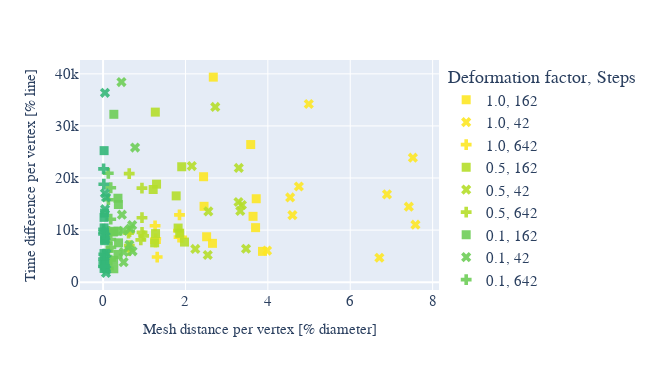

Write notebook code for a chart like this one.
### Code cell
diff_scatter_grouped(colored_by="noise_factor", marked_by="n_vertices")

### Figure 1 — Plotly figure (JSON) as saved in the notebook; plotly's stock layout.template omitted (floating-point values rounded to 4 significant figures)
{"data": [{"hovertemplate": "color=1.0<br>symbol=162<br>x=%{x}<br>y=%{y}<extra></extra>", "legendgroup": "1.0, 162", "marker": {"color": "#fde725", "opacity": 0.9, "size": 9, "symbol": "square"}, "mode": "markers", "name": "1.0, 162", "orientation": "v", "showlegend": true, "type": "scatter", "x": [2.676, 3.583, 2.44, 3.718, 2.451, 3.702, 2.514, 3.64, 2.656, 3.87], "xaxis": "x", "y": [39370.0, 26430.0, 20250.0, 16020.0, 14570.0, 10470.0, 8721.0, 12640.0, 7456.0, 5918.0], "yaxis": "y"}, {"hovertemplate": "color=1.0<br>symbol=42<br>x=%{x}<br>y=%{y}<extra></extra>", "legendgroup": "1.0, 42", "marker": {"color": "#fde725", "opacity": 0.9, "size": 9, "symbol": "x"}, "mode": "markers", "name": "1.0, 42", "orientation": "v", "showlegend": true, "type": "scatter", "x": [4.993, 7.52, 4.753, 6.892, 4.541, 7.422, 4.596, 7.582, 3.98, 6.707], "xaxis": "x", "y": [34210.0, 23900.0, 18370.0, 16860.0, 16270.0, 14490.0, 12870.0, 11030.0, 6060.0, 4690.0], "yaxis": "y"}, {"hovertemplate": "color=1.0<br>symbol=642<br>x=%{x}<br>y=%{y}<extra></extra>", "legendgroup": "1.0, 642", "marker": {"color": "#fde725", "opacity": 0.9, "size": 9, "symbol": "cross"}, "mode": "markers", "name": "1.0, 642", "orientation": "v", "showlegend": true, "type": "scatter", "x": [1.263, 1.855, 1.278, 1.844, 1.272, 1.828, 1.314, 1.908], "xaxis": "x", "y": [10820.0, 12920.0, 8331.0, 8656.0, 7698.0, 9894.0, 4830.0, 8626.0], "yaxis": "y"}, {"hovertemplate": "color=0.5<br>symbol=162<br>x=%{x}<br>y=%{y}<extra></extra>", "legendgroup": "0.5, 162", "marker": {"color": "#b5de2b", "opacity": 0.9, "size": 9, "symbol": "square"}, "mode": "markers", "name": "0.5, 162", "orientation": "v", "showlegend": true, "type": "scatter", "x": [1.268, 1.909, 1.298, 1.775, 1.216, 1.86, 1.274, 1.822, 1.252, 1.977], "xaxis": "x", "y": [32650.0, 22160.0, 18820.0, 16570.0, 17800.0, 9389.0, 9328.0, 10390.0, 7558.0, 7703.0], "yaxis": "y"}, {"hovertemplate": "color=0.5<br>symbol=42<br>x=%{x}<br>y=%{y}<extra></extra>", "legendgroup": "0.5, 42", "marker": {"color": "#b5de2b", "opacity": 0.9, "size": 9, "symbol": "x"}, "mode": "markers", "name": "0.5, 42", "orientation": "v", "showlegend": true, "type": "scatter", "x": [2.723, 3.294, 2.155, 3.37, 2.556, 3.33, 2.239, 3.47, 2.541, 3.288], "xaxis": "x", "y": [33640.0, 21930.0, 22300.0, 14820.0, 13590.0, 13670.0, 6383.0, 6419.0, 5222.0, 15400.0], "yaxis": "y"}, {"hovertemplate": "color=0.5<br>symbol=642<br>x=%{x}<br>y=%{y}<extra></extra>", "legendgroup": "0.5, 642", "marker": {"color": "#b5de2b", "opacity": 0.9, "size": 9, "symbol": "cross"}, "mode": "markers", "name": "0.5, 642", "orientation": "v", "showlegend": true, "type": "scatter", "x": [0.6347, 0.9438, 0.6439, 0.9462, 0.6179, 0.9447, 0.6371, 0.9166, 0.6357, 0.9833], "xaxis": "x", "y": [20840.0, 18060.0, 9692.0, 9560.0, 9424.0, 12380.0, 7035.0, 8123.0, 6079.0, 8883.0], "yaxis": "y"}, {"hovertemplate": "color=0.1<br>symbol=162<br>x=%{x}<br>y=%{y}<extra></extra>", "legendgroup": "0.1, 162", "marker": {"color": "#6ece58", "opacity": 0.9, "size": 9, "symbol": "square"}, "mode": "markers", "name": "0.1, 162", "orientation": "v", "showlegend": true, "type": "scatter", "x": [0.2616, 0.3617, 0.2493, 0.3717, 0.2603, 0.3614, 0.2619, 0.3756, 0.2559, 0.3628], "xaxis": "x", "y": [32230.0, 16120.0, 9631.0, 14910.0, 2576.0, 9794.0, 9767.0, 7556.0, 4212.0, 5325.0], "yaxis": "y"}, {"hovertemplate": "color=0.1<br>symbol=42<br>x=%{x}<br>y=%{y}<extra></extra>", "legendgroup": "0.1, 42", "marker": {"color": "#6ece58", "opacity": 0.9, "size": 9, "symbol": "x"}, "mode": "markers", "name": "0.1, 42", "orientation": "v", "showlegend": true, "type": "scatter", "x": [0.4464, 0.7771, 0.4579, 0.6606, 0.4838, 0.7068, 0.5029, 0.6388, 0.4987, 0.7157], "xaxis": "x", "y": [38430.0, 25840.0, 12960.0, 10270.0, 9862.0, 10950.0, 5790.0, 7180.0, 3851.0, 5930.0], "yaxis": "y"}, {"hovertemplate": "color=0.1<br>symbol=642<br>x=%{x}<br>y=%{y}<extra></extra>", "legendgroup": "0.1, 642", "marker": {"color": "#6ece58", "opacity": 0.9, "size": 9, "symbol": "cross"}, "mode": "markers", "name": "0.1, 642", "orientation": "v", "showlegend": true, "type": "scatter", "x": [0.1268, 0.186, 0.1291, 0.1869, 0.131, 0.1862, 0.1293, 0.1899, 0.1272, 0.184], "xaxis": "x", "y": [20910.0, 18130.0, 15840.0, 8182.0, 9767.0, 12090.0, 5993.0, 6686.0, 2655.0, 4249.0], "yaxis": "y"}, {"hovertemplate": "color=0.01<br>symbol=162<br>x=%{x}<br>y=%{y}<extra></extra>", "legendgroup": "0.01, 162", "marker": {"color": "#35b779", "opacity": 0.9, "size": 9, "symbol": "square"}, "mode": "markers", "name": "0.01, 162", "orientation": "v", "showlegend": true, "type": "scatter", "x": [0.02512, 0.03618, 0.02383, 0.03703, 0.02537, 0.03695, 0.02291, 0.03506, 0.02486, 0.03881], "xaxis": "x", "y": [25250.0, 13270.0, 12440.0, 7969.0, 10420.0, 8243.0, 5501.0, 4088.0, 2633.0, 3173.0], "yaxis": "y"}, {"hovertemplate": "color=0.01<br>symbol=42<br>x=%{x}<br>y=%{y}<extra></extra>", "legendgroup": "0.01, 42", "marker": {"color": "#35b779", "opacity": 0.9, "size": 9, "symbol": "x"}, "mode": "markers", "name": "0.01, 42", "orientation": "v", "showlegend": true, "type": "scatter", "x": [0.04644, 0.07291, 0.04456, 0.07076, 0.04805, 0.06584, 0.05302, 0.08216, 0.04566, 0.08015], "xaxis": "x", "y": [36360.0, 16270.0, 17060.0, 1788.0, 14010.0, 8762.0, 8191.0, 5480.0, 3824.0, 2409.0], "yaxis": "y"}, {"hovertemplate": "color=0.01<br>symbol=642<br>x=%{x}<br>y=%{y}<extra></extra>", "legendgroup": "0.01, 642", "marker": {"color": "#35b779", "opacity": 0.9, "size": 9, "symbol": "cross"}, "mode": "markers", "name": "0.01, 642", "orientation": "v", "showlegend": true, "type": "scatter", "x": [0.01259, 0.01841, 0.01234, 0.01856, 0.01284, 0.01796, 0.01224, 0.01832, 0.01243, 0.01852], "xaxis": "x", "y": [21750.0, 18810.0, 9262.0, 9605.0, 10160.0, 5368.0, 4436.0, 3766.0, 3058.0, 3040.0], "yaxis": "y"}], "layout": {"height": 370, "legend": {"font": {"family": "CMU", "size": 15}, "title": {"text": "Deformation factor, Steps"}, "tracegroupgap": 0}, "margin": {"t": 60}, "title": {"font": {"family": "CMU", "size": 15}}, "width": 650, "xaxis": {"anchor": "y", "autorange": true, "domain": [0, 1], "range": [-0.5592, 8.154], "tickfont": {"family": "CMU", "size": 15}, "title": {"font": {"family": "CMU", "size": 15}, "text": "Mesh distance per vertex [% diameter]"}, "type": "linear"}, "yaxis": {"anchor": "x", "autorange": true, "domain": [0, 1], "range": [-1500.0, 42660.0], "tickfont": {"family": "CMU", "size": 15}, "title": {"font": {"family": "CMU", "size": 15}, "text": "Time difference per vertex [% line]"}, "type": "linear"}}}
